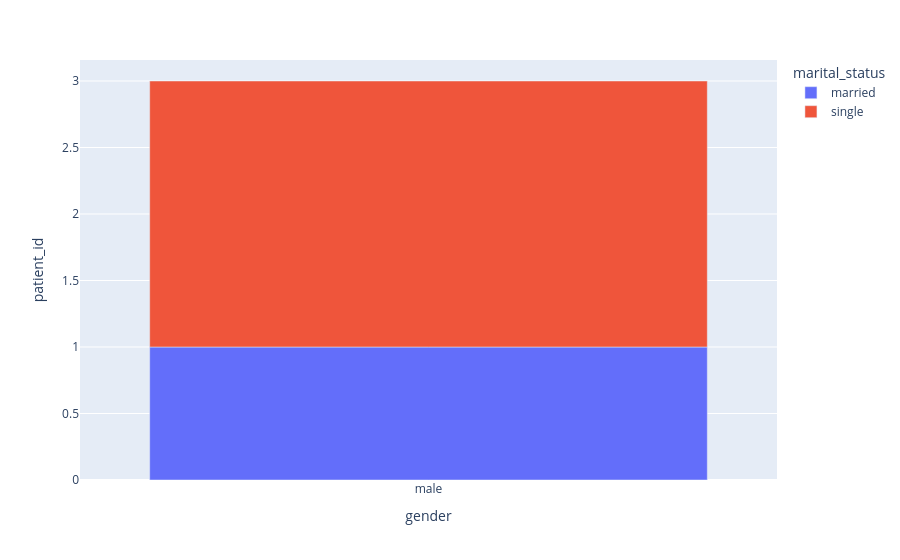

Write notebook code for a chart like this one.
### Code cell
px.bar(GMDF,x='gender',y='patient_id',color='marital_status')

### Figure 1 — Plotly figure (JSON) as saved in the notebook; plotly's stock layout.template omitted (floating-point values rounded to 4 significant figures)
{"data": [{"hovertemplate": "marital_status=married<br>gender=%{x}<br>patient_id=%{y}<extra></extra>", "legendgroup": "married", "marker": {"color": "#636efa", "pattern": {"shape": ""}}, "name": "married", "orientation": "v", "showlegend": true, "textposition": "auto", "type": "bar", "x": ["male"], "xaxis": "x", "y": [1], "yaxis": "y"}, {"hovertemplate": "marital_status=single<br>gender=%{x}<br>patient_id=%{y}<extra></extra>", "legendgroup": "single", "marker": {"color": "#EF553B", "pattern": {"shape": ""}}, "name": "single", "orientation": "v", "showlegend": true, "textposition": "auto", "type": "bar", "x": ["male"], "xaxis": "x", "y": [2], "yaxis": "y"}], "layout": {"barmode": "relative", "legend": {"title": {"text": "marital_status"}, "tracegroupgap": 0}, "margin": {"t": 60}, "xaxis": {"anchor": "y", "domain": [0, 1], "title": {"text": "gender"}}, "yaxis": {"anchor": "x", "domain": [0, 1], "title": {"text": "patient_id"}}}}
